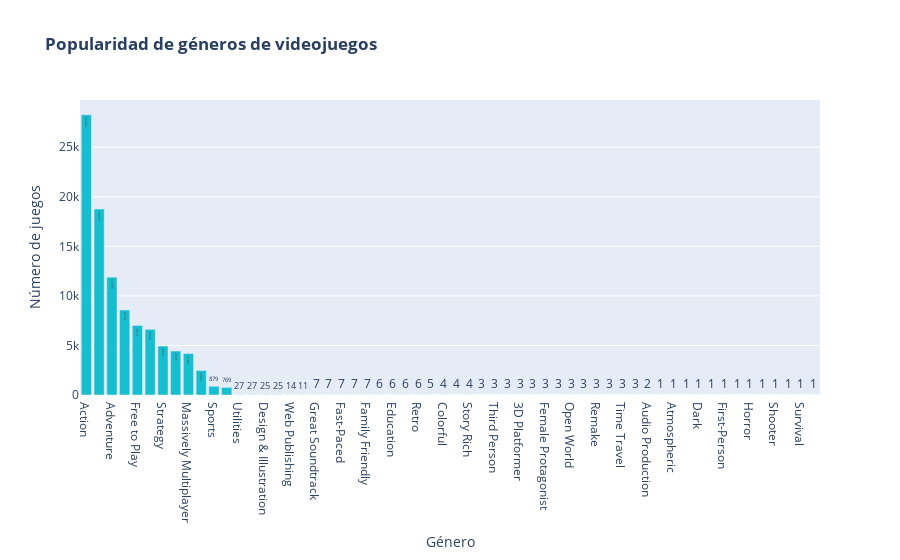

The code cell stored with this chart in its notebook:
### Markdown cell above
#### Cantidad total de juegos por genero

### Code cell
# Gráfico de barras de géneros más populares
fig = px.bar(
    juegos,
    x='Genero',
    y='Cantidad',
    title='<b>Popularidad de géneros de videojuegos</b>',
    labels={'Genero': 'Género', 'Cantidad': 'Número de juegos'},
    text='Cantidad',
    color_discrete_sequence=['#17becf'],
    width=900
)

# Ordenar de mayor a menor
fig.update_layout(xaxis={'categoryorder': 'total descending'})

fig.show()

### Figure 1 — Plotly figure (JSON) as saved in the notebook; plotly's stock layout.template omitted (floating-point values rounded to 4 significant figures)
{"data": [{"hovertemplate": "Género=%{x}<br>Número de juegos=%{text}<extra></extra>", "legendgroup": "", "marker": {"color": "#17becf", "pattern": {"shape": ""}}, "name": "", "orientation": "v", "showlegend": false, "text": [28280.0, 18770.0, 11900.0, 8578.0, 7019.0, 6628.0, 4942.0, 4438.0, 4184.0, 2469.0, 879.0, 769.0, 27.0, 27.0, 25.0, 25.0, 14.0, 11.0, 7.0, 7.0, 7.0, 7.0, 7.0, 6.0, 6.0, 6.0, 6.0, 5.0, 4.0, 4.0, 4.0, 3.0, 3.0, 3.0, 3.0, 3.0, 3.0, 3.0, 3.0, 3.0, 3.0, 3.0, 3.0, 3.0, 2.0, 1.0, 1.0, 1.0, 1.0, 1.0, 1.0, 1.0, 1.0, 1.0, 1.0, 1.0, 1.0, 1.0], "textposition": "auto", "type": "bar", "x": ["Action", "Indie", "Adventure", "RPG", "Free to Play", "Simulation", "Strategy", "Casual", "Massively Multiplayer", "Early Access", "Sports", "Racing", "Utilities", "Animation &amp; Modeling", "Design &amp; Illustration", "Video Production", "Web Publishing", "Singleplayer", "Great Soundtrack", "Classic", "Fast-Paced", "Platformer", "Family Friendly", "1990's", "Education", "Anime", "Retro", "Software Training", "Colorful", "2D", "Story Rich", "Memes", "Third Person", "Side Scroller", "3D Platformer", "Documentary", "Female Protagonist", "Time Attack", "Open World", "Replay Value", "Remake", "Controller", "Time Travel", "Pixel Graphics", "Audio Production", "FPS", "Atmospheric", "Based On A Novel", "Dark", "Difficult", "First-Person", "Gore", "Horror", "Lovecraftian", "Shooter", "Stealth", "Survival", "Survival Horror"], "xaxis": "x", "y": [28282, 18769, 11895, 8578, 7019, 6628, 4942, 4438, 4184, 2469, 879, 769, 27, 27, 25, 25, 14, 11, 7, 7, 7, 7, 7, 6, 6, 6, 6, 5, 4, 4, 4, 3, 3, 3, 3, 3, 3, 3, 3, 3, 3, 3, 3, 3, 2, 1, 1, 1, 1, 1, 1, 1, 1, 1, 1, 1, 1, 1], "yaxis": "y"}], "layout": {"barmode": "relative", "legend": {"tracegroupgap": 0}, "title": {"text": "<b>Popularidad de géneros de videojuegos</b>"}, "width": 900, "xaxis": {"anchor": "y", "categoryorder": "total descending", "domain": [0, 1], "title": {"text": "Género"}}, "yaxis": {"anchor": "x", "domain": [0, 1], "title": {"text": "Número de juegos"}}}}
